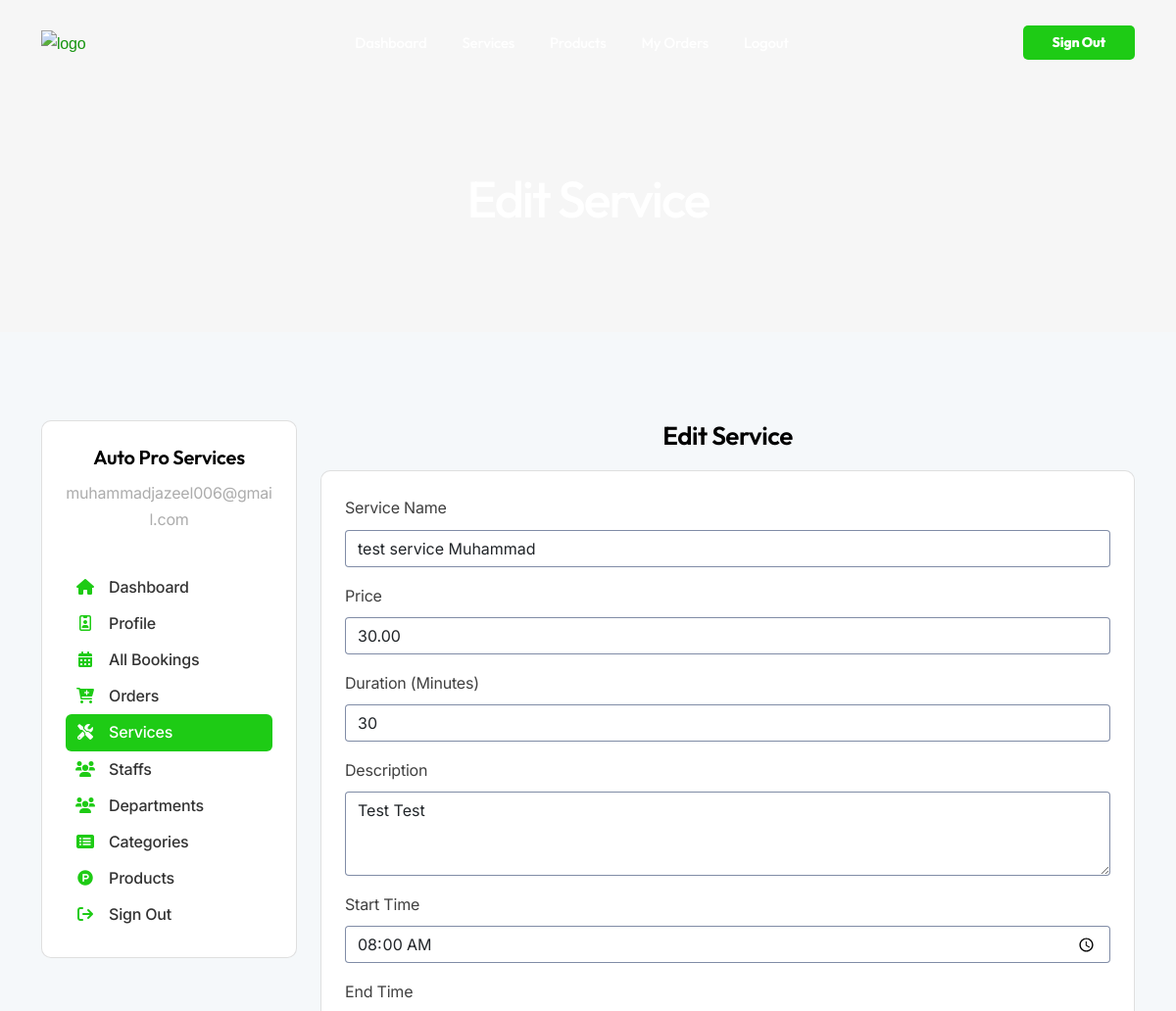
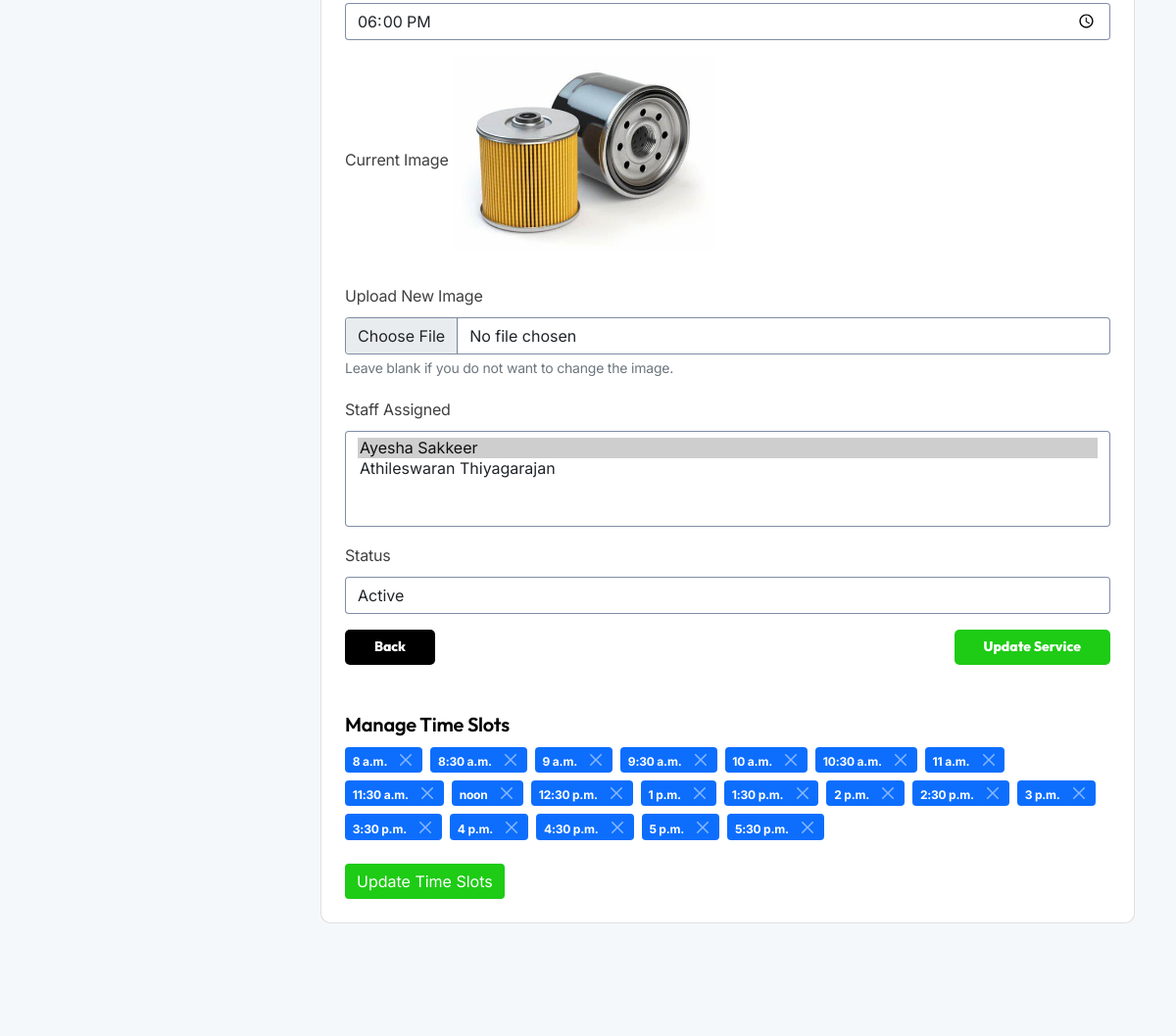
The app's page /services/services/edit/16/ (signed in) with its own data (2 pictures, top to bottom).
### user/models.py (models this page shows, shortened)
class Account(AbstractUser):
    USER_TYPES = [
        ('customer', 'Customer'),
        ('vendor', 'Vendor'),
        ('admin', 'Admin'),
    ]
    username = None
    first_name = models.CharField(max_length=50)
    last_name = models.CharField(max_length=50)
    email = models.EmailField(max_length=100, unique=True)
    phone_number = models.CharField(max_length=15, unique=True)
    user_type = models.CharField(max_length=20, choices=USER_TYPES)
    address = models.TextField(blank=True, null=True)
    city = models.CharField(max_length=100, blank=True, null=True)  # New city field
    postal_code = models.CharField(max_length=20, blank=True, null=True)  # New postal code field
    profile_image = models.ImageField(upload_to='profile_images/', blank=True, null=True)  # Profile image
    is_customer = models.BooleanField(default=False)
    is_vendor = models.BooleanField(default=False)
    date_joined = models.DateTimeField(auto_now_add=True)
    last_login = models.DateTimeField(default=timezone.now)
    is_active = models.BooleanField(default=True)
    is_superuser = models.BooleanField(default=False)
    otp_code = models.CharField(max_length=6, blank=True, null=True)
    is_otp_verified = models.BooleanField(default=False)
    otp_generated_at = models.DateTimeField(null=True, blank=True)
    USERNAME_FIELD = 'email'
    REQUIRED_FIELDS = ['phone_number']
    objects = MyAccountManager()
    groups = models.ManyToManyField(
        'auth.Group',
        related_name='accounts',
        blank=True,
    )
    user_permissions = models.ManyToManyField(
        'auth.Permission',
        related_name='accounts',
        blank=True,
    )

class Vendor(models.Model):
    user = models.OneToOneField(Account, on_delete=models.CASCADE)
    business_name = models.CharField(max_length=255)
    business_license = models.CharField(max_length=255, null=True, blank=True)  # Business license
    business_email = models.EmailField(max_length=255, null=True, blank=True)  # Business email
    business_contact = models.CharField(max_length=15, null=True, blank=True)  # Business contact
    address = models.TextField(null=True, blank=True)  # Full address
    latitude = models.DecimalField(max_digits=9, decimal_places=6, null=True, blank=True)
    longitude = models.DecimalField(max_digits=9, decimal_places=6, null=True, blank=True)
    description = models.TextField(null=True, blank=True)  # Business description
    verification_status = models.CharField(
        max_length=20,
        choices=[
            ('pending', 'Pending'),
            ('approved', 'Approved'),
            ('rejected', 'Rejected')
        ],
        default='pending'
    )
    created_at = models.DateTimeField(auto_now_add=True)
    updated_at = models.DateTimeField(auto_now=True)

### service/models.py (models this page shows, shortened)
class Service(models.Model):
    STATUS_CHOICES = [
        ('active', 'Active'),
        ('inactive', 'Inactive'),
    ]
    name = models.CharField(max_length=255)
    description = models.TextField()
    price = models.DecimalField(max_digits=10, decimal_places=2)
    duration_minutes = models.IntegerField()
    start_time = models.TimeField(null=True)
    end_time = models.TimeField(null=True)
    department = models.ForeignKey(Department, on_delete=models.CASCADE, related_name="services", null=True)
    image = models.ImageField(upload_to='service_images/', null=True, blank=True)
    user = models.ForeignKey(Account, on_delete=models.CASCADE, related_name="services", null=True)
    status = models.CharField(max_length=10, choices=STATUS_CHOICES, default='active')
    created_at = models.DateTimeField(auto_now_add=True)
    updated_at = models.DateTimeField(auto_now=True)

class TimeSlot(models.Model):
    service = models.ForeignKey('Service', on_delete=models.CASCADE, related_name='time_slots')
    time = models.TimeField(max_length=8)

### service/views.py (the view, shortened to what this page needs)
# urls.py: path('services/edit/<int:service_id>/', edit_service_view, name='edit_service_view'),
@login_required
def edit_service_view(request, service_id):
    service = get_object_or_404(Service, id=service_id, user=request.user)
    assigned_staff_ids = StaffServiceAssignment.objects.filter(service=service).values_list('staff_id', flat=True)
    staffs = Staff.objects.filter(user=request.user)
    slots = service.time_slots.all()
    return render(
        request,
        'vendor/service/edit_services.html',
        {
            'service': service,
            'staffs': staffs,
            'assigned_staff_ids': assigned_staff_ids,
            'slots': slots,
        }
    )

### templates/vendor/service/edit_services.html (shortened to what this page needs)
{% extends 'base.html' %}
{% load static %}
{% block content %}
<div id="wrapper">
    {% include 'includes/navbar.html' %}
    <div class="no-bottom no-top zebra" id="content">
        <section id="subheader" class="jarallax text-light">
            <div class="center-y relative text-center">
                <div class="container">
                    <div class="row">
                        <div class="col-md-12 text-center">
                            <h1>Edit Service</h1>
                        </div>
                    </div>
                </div>
            </div>
        </section>
        <section id="section-cars" class="bg-gray-100">
            <div class="container">
                <div class="row">
                    <div class="col-lg-3 mb30">
                        {% include 'includes/sidebar.html' %}
                    </div>
                    <div class="col-lg-9">
                        <h3 style="text-align: center;">Edit Service</h3>
                        <div class="card p-4 rounded-5 mb25" style="justify-content: center;">
                            <form method="post" action="{% url 'edit_service_view' service.id %}" enctype="multipart/form-data">
                                <div class="mb-3">
                                    <label for="serviceName" class="form-label">Service Name</label>
                                    <input type="text" class="form-control" id="serviceName" name="name" value="{{ service.name }}" required>
                                </div>
                                <div class="mb-3">
                                    <label for="servicePrice" class="form-label">Price</label>
                                    <input type="number" class="form-control" id="servicePrice" name="price" value="{{ service.price }}" required>
                                </div>
                                <div class="mb-3">
                                    <label for="serviceDuration" class="form-label">Duration (Minutes)</label>
                                    <input type="number" class="form-control" id="serviceDuration" name="duration_minutes" value="{{ service.duration_minutes }}" required>
                                </div>
                                <div class="mb-3">
                                    <label for="serviceDescription" class="form-label">Description</label>
                                    <textarea class="form-control" id="serviceDescription" name="description" rows="3" required>{{ service.description }}</textarea>
                                </div>
                                <div class="mb-3">
                                    <label for="startTime" class="form-label">Start Time</label>
                                    <input type="time" class="form-control" id="startTime" name="start_time" value="{{ service.start_time|time:'H:i' }}" required>
                                </div>
                                <div class="mb-3">
                                    <label for="endTime" class="form-label">End Time</label>
                                    <input type="time" class="form-control" id="endTime" name="end_time" value="{{ service.end_time|time:'H:i' }}" required>
                                </div>
                                <div class="mb-3">
                                    <label for="currentImage" class="form-label">Current Image</label>
                                    {% if service.image %}
                                        <img src="{{ service.image.url }}" class="img-fluid mb-3" alt="{{ service.name }}" style="max-height: 200px;">
                                    {% else %}
                                        <p>No image uploaded.</p>
                                    {% endif %}
                                </div>
                                <div class="mb-3">
                                    <label for="newImage" class="form-label">Upload New Image</label>
                                    <input type="file" class="form-control" id="newImage" name="image">
                                    <small class="text-muted">Leave blank if you do not want to change the image.</small>
                                </div>
                                <div class="mb-3">
                                    <label for="staffAssigned" class="form-label">Staff Assigned</label>
                                    <select class="form-control" id="staffAssigned" name="staffs" multiple>
                                        {% for staff in staffs %}
                                            <option value="{{ staff.id }}" {% if staff.id in assigned_staff_ids %}selected{% endif %}>
                                                {{ staff.first_name }} {{ staff.last_name }}
                                            </option>
                                        {% endfor %}
                                    </select>
                                </div>
                                <div class="mb-3">
                                    <label for="serviceStatus" class="form-label">Status</label>
                                    <select class="form-control" id="serviceStatus" name="status">
                                        <option value="active" {% if service.status == "active" %}selected{% endif %}>Active</option>
                                    </select>
                                </div>
                                <div class="d-flex justify-content-between">
                                    <a href="{% url 'services' %}" class="btn-main" style="background-color: #000; color: #fff;">Back</a>
                                    <button type="submit" class="btn-main">Update Service</button>
                                </div>
                            </form>
                            <div class="mt-5">
                                <h4>Manage Time Slots</h4>
                                <div id="time-slots-container" class="d-flex flex-wrap">
                                    {% for slot in slots %}
                                        <div class="selected-slot badge bg-primary text-white me-2 mb-2" data-slot-id="{{ slot.id }}">
                                            {{ slot.time }}
                                            <button type="button" class="btn-close btn-close-white ms-2 remove-slot" aria-label="Remove"></button>
                                        </div>
                                    {% endfor %}
                                </div>
                                <button id="update-slots-btn" class="btn btn-primary mt-3">Update Time Slots</button>
                            </div>
                        </div>
                    </div>
                </div>
            </div>
        </section>
    </div>
</div>
{% endblock %}

### templates/includes/sidebar.html
{% load static %}
<div class="card p-4 rounded-5">
    <div class="profile-info mb-3 text-center">
        <h4>
            {{ request.user.vendor.business_name }}
        </h4>
        <p class="text-gray">{{ request.user.email }}</p>
    </div>
    <ul class="menu-col">
        <li>
            <a href="{% url 'dashboard' %}" class="{% if request.path|slice:':10' == '/dashboard' %}active{% endif %}">
                <i class="fa fa-home"></i> Dashboard
            </a>
        </li>
        <li>
            <a href="{% url 'profile_view' %}" class="{% if '/users/profile_view/' in request.path %}active{% endif %}">
                <i class="fa-regular fa-id-badge"></i> Profile
            </a>
        </li>
        <li>
            <a href="{% url 'vendor_bookings' %}" class="{% if '/reservations/bookings/' in request.path %}active{% endif %}">
                <i class="fa fa-calendar-alt"></i> All Bookings
            </a>
        </li>
        <li>
            <a href="{% url 'vendor_orders' %}" class="{% if request.path|slice:':7' == '/orders' %}active{% endif %}">
                <i class="fa-solid fa-cart-plus"></i> Orders
            </a>
        </li>
        <li>
            <a href="{% url 'services' %}" class="{% if request.path|slice:':9' == '/services' %}active{% endif %}">
                <i class="fa-solid fa-screwdriver-wrench"></i> Services
            </a>
        </li>
        <li>
            <a href="{% url 'staffs' %}" class="{% if request.path|slice:':7' == '/staffs' %}active{% endif %}">
                <i class="fa fa-users"></i> Staffs
            </a>
        </li>
        <li>
            <a href="{% url 'departments' %}" class="{% if request.path|slice:':12' == '/departments' %}active{% endif %}">
                <i class="fa fa-users"></i> Departments
            </a>
        </li>
        <li>
            <a href="{% url 'list_categories' %}" class="{% if '/products/categories/' in request.path %}active{% endif %}">
                <i class="fa fa-list-alt"></i> Categories
            </a>
        </li>
        <li>
            <a href="{% url 'products' %}" class="{% if '/products/products/' in request.path %}active{% endif %}">
                <i class="fa-brands fa-product-hunt"></i> Products
            </a>
        </li>
        <li>
            <a href="{% url 'logout' %}" class="{% if request.path|slice:':7' == '/logout' %}active{% endif %}">
                <i class="fa fa-sign-out"></i> Sign Out
            </a>
        </li>
    </ul>
</div>

### static/css/colors/scheme-01.css (style rules this page uses)
:root { --primary-color: #1ECB15; --primary-color-rgb: 120, 202, 92; --secondary-color: #179510; --secondary-color-rgb: 23, 149, 16; }

### records on screen
Account: user.vendor.business_name "Auto Pro Services", user.email "muhammadjazeel006@gmail.com"
Service: name "test service Muhammad", price "30.00", duration_minutes "30", description "Test Test", start_time "08:00", end_time "18:00", image (picture), status "Active"
TimeSlot: time "8 a.m."
TimeSlot: time "8:30 a.m."
TimeSlot: time "9 a.m."
TimeSlot: time "9:30 a.m."
TimeSlot: time "10 a.m."
TimeSlot: time "10:30 a.m."
TimeSlot: time "11 a.m."
TimeSlot: time "11:30 a.m."
TimeSlot: time "noon"
TimeSlot: time "12:30 p.m."
TimeSlot: time "1 p.m."
TimeSlot: time "1:30 p.m."
TimeSlot: time "2 p.m."
TimeSlot: time "2:30 p.m."
TimeSlot: time "3 p.m."
TimeSlot: time "3:30 p.m."
TimeSlot: time "4 p.m."
TimeSlot: time "4:30 p.m."
TimeSlot: time "5 p.m."
TimeSlot: time "5:30 p.m."

### other values on screen
form field staffs "Ayesha Sakkeer ☑ / Athileswaran Thiyagarajan"
